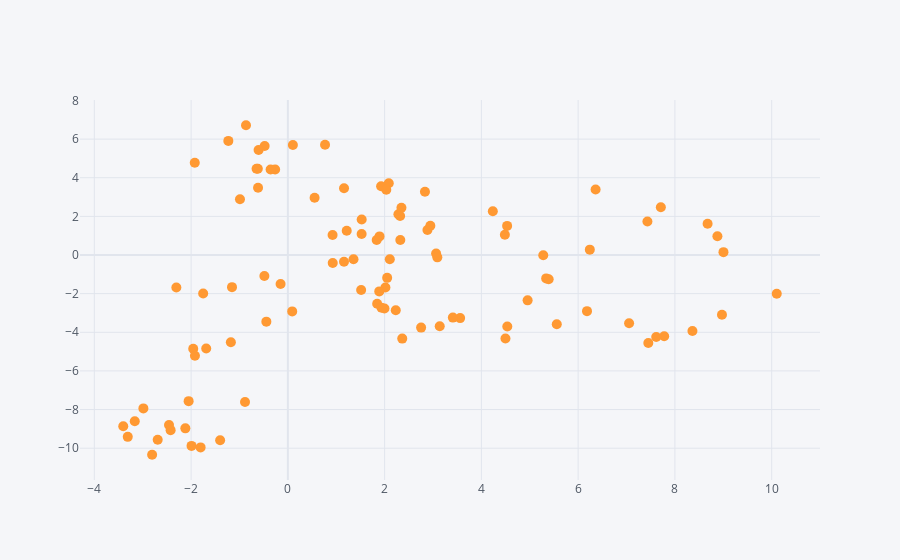

Write notebook code for a chart like this one.
### Markdown cell above
## Scatter

### Code cell
df.iplot(x="A", y="B", mode='markers', size=5)
